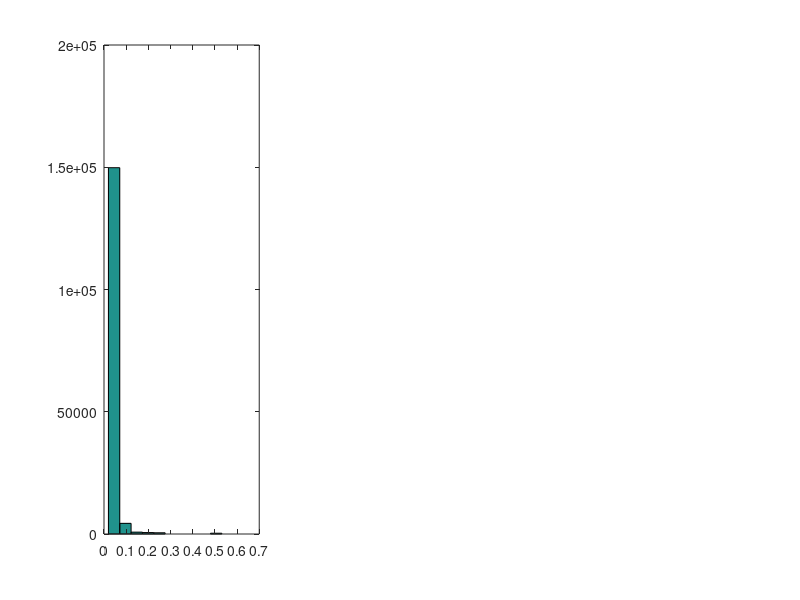

This chart was generated by the following MATLAB code: (Note: this script raises an error after producing the figure.)
function [] = DoTauHistory()
    figure();
    subplot(1,3,1)
    dat_001 = load('tauHistory_epsilon_0.01.mat');
    PlotIt(dat_001)
    
    subplot(1,3,2)
    dat_01 = load('tauHistory_epsilon_0.1.mat');
    PlotIt(dat_01)
    
    subplot(1,3,3)
    dat_1 = load('tauHistory_epsilon_1.0.mat');
    PlotIt(dat_1)
end

function [] = PlotIt(dat)
    hist(dat.tau)
    hx = graph2d.constantline(dat.epsilon, 'LineStyle',':', 'Color',[.7 .7 .7]);
    changedependvar(hx,'x');
    
    xlabel('Tau')
    ylabel('Frequency')
end